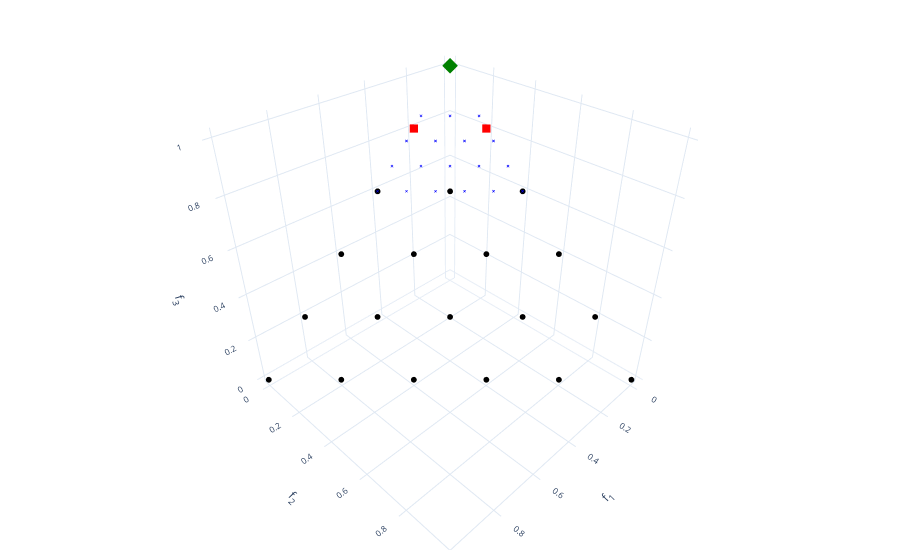

The cell this chart's notebook holds for it:
### Code cell
# For preferred solutions

preferred_solutions = np.array([0.,0.,1.])
reference_vectors_4 = copy.deepcopy(reference_vectors)

v_c = np.atleast_2d(preferred_solutions)

predefined_distance = 0.4
solutions_remain = reference_vectors_4.check_roi_ps(preferred_solutions, predefined_distance)
new_solutions = reference_vectors_4.number_of_vectors - np.count_nonzero(solutions_remain)


new_reference_vectors_4 = ReferenceVectors(number_of_objectives=3,  approx_number = new_solutions, creation_type="Approximated")
size = new_reference_vectors_4.number_of_vectors
new_reference_vectors_4.reposition_RVs(v_c, predefined_distance)


#reference_vectors_3.interactive_filter_rp2(solutions_remain, [reference_point], predefined_distance = predefined_distance)
to_adapt = np.random.permutation(new_solutions)

reference_vectors_4.values[np.invert(solutions_remain),:] = new_reference_vectors_4.values[to_adapt,:]
reference_vectors_4.values_planar[np.invert(solutions_remain),:] = new_reference_vectors_4.values_planar[to_adapt,:]

x = reference_vectors.values_planar[:,0]
y = reference_vectors.values_planar[:,1]
z = reference_vectors.values_planar[:,2]

x2= reference_vectors_4.values_planar[solutions_remain,0]
y2 = reference_vectors_4.values_planar[solutions_remain,1]
z2 = reference_vectors_4.values_planar[solutions_remain,2]

x3 = reference_vectors_4.values_planar[np.invert(solutions_remain),0]
y3 = reference_vectors_4.values_planar[np.invert(solutions_remain),1]
z3 = reference_vectors_4.values_planar[np.invert(solutions_remain),2]

trace1 = go.Scatter3d(x = x, y = y, z= z, mode = "markers", marker_size=2, marker_color= "black", name="W")
trace2 = go.Scatter3d(x = x2, y = y2, z= z2, mode = "markers", marker_size=3, marker_symbol="square", marker_color="red", name ="W_in" )
trace3 = go.Scatter3d(x = x3, y = y3, z= z3, mode = "markers", marker_size=1, marker_symbol="x", marker_color="blue", marker_line_color="blue", name= "W_out")
trace4 = go.Scatter3d(x = [preferred_solutions[0]], y = [preferred_solutions[1]], z = [preferred_solutions[2]],  mode = "markers", marker_size=4, marker_symbol="diamond", marker_color="green", name ="W_in")

fig2 = go.Figure(data= [trace1,trace3,trace2,trace4])

fig2.update_layout(scene = dict(
                    xaxis_title="f<sub>1</sub>",
                    yaxis_title="f<sub>2</sub>",
                    zaxis_title="f<sub>3</sub>"),
                    template = "plotly_white",
                    showlegend=False,
                    autosize= False,
                    font_size= 10,
                    margin=dict(r=10, b=10, l=10, t=0))

fig2.show()

### Figure 1 — Plotly figure (JSON) as saved in the notebook; plotly's stock layout.template omitted (floating-point values rounded to 4 significant figures)
{"data": [{"marker": {"color": "black", "size": 2}, "mode": "markers", "name": "W", "type": "scatter3d", "x": [0, 0, 0, 0, 0, 0, 0.2, 0.2, 0.2, 0.2, 0.2, 0.4, 0.4, 0.4, 0.4, 0.6, 0.6, 0.6, 0.8, 0.8, 1], "y": [0, 0.2, 0.4, 0.6, 0.8, 1, 0, 0.2, 0.4, 0.6, 0.8, 0, 0.2, 0.4, 0.6, 0, 0.2, 0.4, 0, 0.2, 0], "z": [1, 0.8, 0.6, 0.4, 0.2, 0, 0.8, 0.6, 0.4, 0.2, 0, 0.6, 0.4, 0.2, 0, 0.4, 0.2, 0, 0.2, 0, 0]}, {"marker": {"color": "blue", "line": {"color": "blue"}, "size": 1, "symbol": "x"}, "mode": "markers", "name": "W_out", "type": "scatter3d", "x": [0.16, 0.08, 0.24, 4e-06, 4e-06, 0.24, 4e-06, 0.24, 0.08, 4e-06, 0.16, 0.16, 0.08, 0.32, 0.08, 0.16, 0.32, 0.4], "y": [4e-06, 0.08, 0.08, 0.4, 0.16, 4e-06, 0.32, 0.16, 0.32, 0.24, 0.08, 0.24, 0.24, 0.08, 0.16, 0.16, 4e-06, 4e-06], "z": [0.84, 0.84, 0.68, 0.6, 0.84, 0.76, 0.68, 0.6, 0.6, 0.76, 0.76, 0.6, 0.68, 0.6, 0.76, 0.68, 0.68, 0.6]}, {"marker": {"color": "red", "size": 3, "symbol": "square"}, "mode": "markers", "name": "W_in", "type": "scatter3d", "x": [0, 0, 0.2], "y": [0, 0.2, 0], "z": [1, 0.8, 0.8]}, {"marker": {"color": "green", "size": 4, "symbol": "diamond"}, "mode": "markers", "name": "W_in", "type": "scatter3d", "x": [0], "y": [0], "z": [1]}], "layout": {"autosize": false, "font": {"size": 10}, "margin": {"b": 10, "l": 10, "r": 10, "t": 0}, "scene": {"xaxis": {"title": {"text": "f<sub>1</sub>"}}, "yaxis": {"title": {"text": "f<sub>2</sub>"}}, "zaxis": {"title": {"text": "f<sub>3</sub>"}}}, "showlegend": false}}
